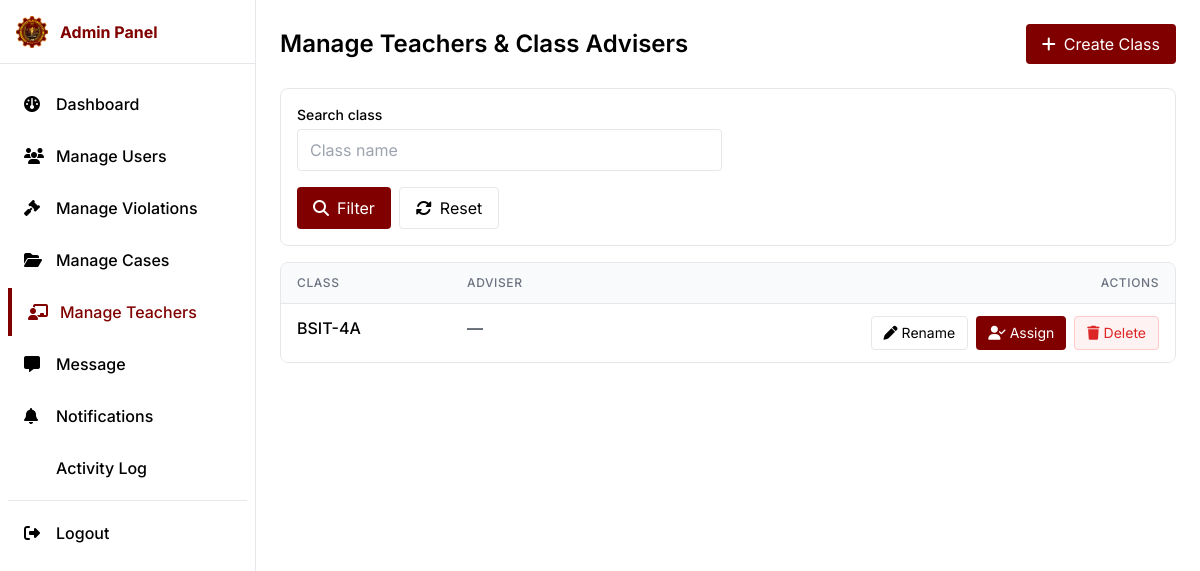
Before: /pages/Admin/manage-teachers.php with the older database file.
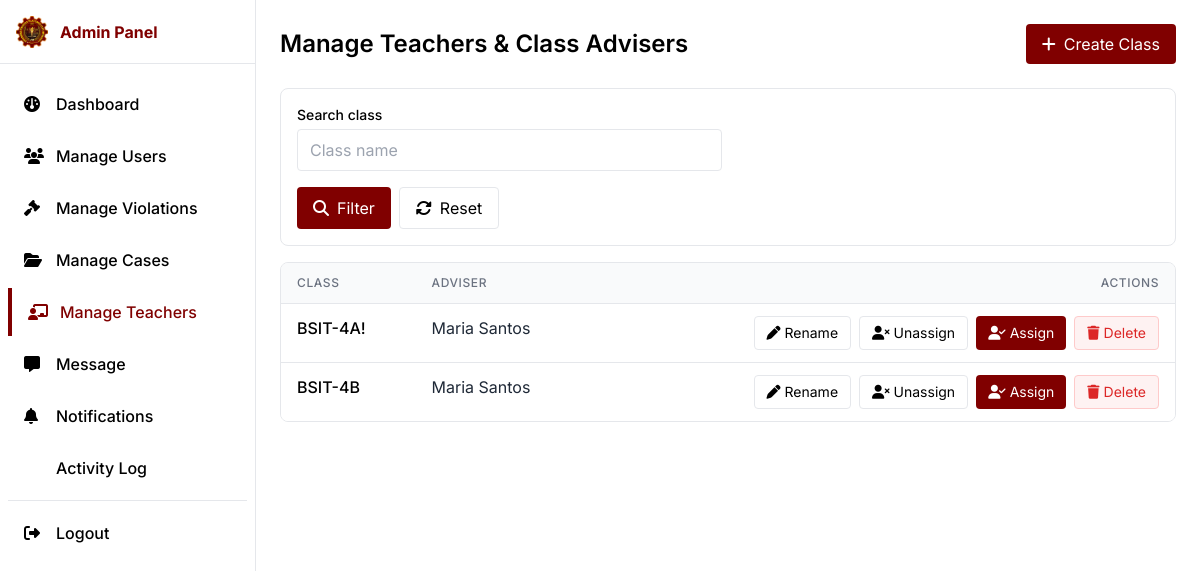
After: the same page with the newer database file.
### tables this page shows
CREATE TABLE `classes` (
  `id` bigint(20) UNSIGNED NOT NULL,
  `class_name` varchar(100) NOT NULL,
  `adviser_staff_id` bigint(20) UNSIGNED DEFAULT NULL,
  `created_at` timestamp NOT NULL DEFAULT current_timestamp()
);

CREATE TABLE `staff` (
  `id` bigint(20) UNSIGNED NOT NULL,
  `staff_number` varchar(30) DEFAULT NULL,
  `user_id` bigint(20) UNSIGNED DEFAULT NULL,
  `first_name` varchar(100) NOT NULL,
  `middle_name` varchar(100) DEFAULT NULL,
  `last_name` varchar(100) NOT NULL,
  `suffix` varchar(20) DEFAULT NULL,
  `department` varchar(100) DEFAULT NULL,
  `position` varchar(100) DEFAULT NULL,
  `created_at` timestamp NOT NULL DEFAULT current_timestamp(),
  `updated_at` timestamp NULL DEFAULT NULL ON UPDATE current_timestamp()
);

### pages/Admin/manage-teachers.php (the view, shortened to what this page needs)
<?php
  require_once __DIR__ . '/../../components/admin-head.php';
  require_once __DIR__ . '/../../database/database.php';
  $q = trim($_GET['q'] ?? '');
  $where = '';
  $params = [];
  $sql = "SELECT c.id, c.class_name, c.adviser_staff_id,
                 s.first_name, s.last_name
          FROM classes c
          LEFT JOIN staff s ON s.id = c.adviser_staff_id
          $where
          ORDER BY c.class_name ASC";
  $stmt = $pdo->prepare($sql);
  $stmt->execute($params);
  $classes = $stmt->fetchAll(PDO::FETCH_ASSOC);
?>
<?php $pageTitle = 'Manage Teachers - SDMS'; include_once __DIR__ . '/../../components/admin-head.php'; ?>
<div class="min-h-screen">
  <?php include_once __DIR__ . '/../../components/admin-sidebar.php'; ?>
  <main class="md:ml-64 p-4 md:p-6">
    <div class="max-w-7xl mx-auto">
      <div class="flex flex-col sm:flex-row sm:items-center justify-between gap-4 mb-6">
        <h1 class="text-xl md:text-2xl font-semibold text-dark">Manage Teachers & Class Advisers</h1>
        <div class="flex flex-col sm:flex-row gap-2 w-full sm:w-auto">
          <button id="btnOpenCreateClass" class="px-4 py-2 bg-primary text-white rounded hover:opacity-90 w-full sm:w-auto text-center">
            <i class="fa fa-plus mr-2"></i>Create Class
          </button>
        </div>
      </div>
      <form method="get" class="bg-white border border-gray-200 rounded-lg p-4 mb-4">
        <div class="grid grid-cols-1 md:grid-cols-4 gap-3">
          <div class="md:col-span-2">
            <label class="block text-sm font-medium mb-1">Search class</label>
            <input type="text" name="q" value="<?php echo htmlspecialchars($q); ?>" placeholder="Class name" class="w-full border rounded px-3 py-2" />
          </div>
        </div>
        <div class="mt-4 flex flex-col sm:flex-row gap-2">
          <button class="px-4 py-2 bg-primary text-white rounded hover:opacity-90 w-full sm:w-auto text-center" type="submit">
            <i class="fa fa-search mr-2"></i>Filter
          </button>
          <a href="<?php echo basename($_SERVER['PHP_SELF']); ?>" class="px-4 py-2 border rounded hover:bg-gray-50 text-center">
            <i class="fa fa-rotate mr-2"></i>Reset
          </a>
        </div>
      </form>
      <div class="bg-white border border-gray-200 rounded-lg overflow-hidden">
        <div class="overflow-x-auto">
          <table class="min-w-full divide-y divide-gray-200">
            <thead class="bg-gray-50">
              <tr>
                <th class="px-4 py-3 text-left text-xs font-medium text-gray-500 uppercase tracking-wider">Class</th>
                <th class="px-4 py-3 text-left text-xs font-medium text-gray-500 uppercase tracking-wider">Adviser</th>
                <th class="px-4 py-3 text-right text-xs font-medium text-gray-500 uppercase tracking-wider">Actions</th>
              </tr>
            </thead>
            <tbody class="bg-white divide-y divide-gray-200">
              <?php foreach ($classes as $c): $cid=(int)$c['id']; $adv = $c['first_name']? ($c['first_name'].' '.$c['last_name']) : '—'; ?>
                <tr>
                  <td class="px-4 py-3 align-top">
                    <div class="font-medium text-dark"><?php echo htmlspecialchars($c['class_name']); ?></div>
                  </td>
                  <td class="px-4 py-3 align-top">
                    <div class="text-gray-800"><?php echo htmlspecialchars($adv); ?></div>
                  </td>
                  <td class="px-4 py-3 align-top">
                    <div class="flex flex-wrap justify-end gap-2">
                      <button data-id="<?php echo $cid; ?>" data-name="<?php echo htmlspecialchars($c['class_name']); ?>" class="btnRenameClass px-3 py-1.5 border rounded hover:bg-gray-50 text-sm whitespace-nowrap">
                        <i class="fa fa-pen mr-1"></i>Rename
                      </button>
                      <?php if ($c['adviser_staff_id']): ?>
                        <form method="post" class="confirm-unassign">
                          <button class="px-3 py-1.5 border rounded hover:bg-gray-50 text-sm whitespace-nowrap" type="submit">
                            <i class="fa fa-user-xmark mr-1"></i>Unassign
                          </button>
                        </form>
                      <?php endif; ?>
                      <button data-id="<?php echo $cid; ?>" data-name="<?php echo htmlspecialchars($c['class_name']); ?>" class="btnAssign px-3 py-1.5 bg-primary text-white rounded hover:opacity-90 text-sm whitespace-nowrap">
                        <i class="fa fa-user-check mr-1"></i>Assign
                      </button>
                      <form method="post" class="confirm-delete-class">
                        <button class="px-3 py-1.5 bg-red-50 text-red-600 border border-red-200 rounded hover:bg-red-100 text-sm whitespace-nowrap" type="submit">
                          <i class="fa fa-trash mr-1"></i>Delete
                        </button>
                      </form>
                    </div>
                  </td>
                </tr>
              <?php endforeach; ?>
            </tbody>
          </table>
        </div>
      </div>
    </div>
  </main>
</div>
<?php include_once __DIR__ . '/../../components/admin-footer.php'; ?>

### components/admin-head.php (shortened to what this page needs)
<!DOCTYPE html>
<html lang="en">
<head>
  <link rel="stylesheet" href="../../css/output.css" />
  <link rel="stylesheet" href="../../css/brand-fallback.css" />
  <script src="https://cdn.tailwindcss.com"></script>
  <link rel="stylesheet" href="https://cdnjs.cloudflare.com/ajax/libs/font-awesome/6.4.0/css/all.min.css" />
</head>
<body class="bg-white text-dark">

### components/admin-sidebar.php (shortened to what this page needs)
<?php
  $current = basename($_SERVER['PHP_SELF']);
  function isActive($file, $current) {
    return $file === $current ? 'bg-primary/10 border-l-4 border-primary text-primary' : 'text-dark hover:text-primary';
  }
?>
<aside id="adminSidebar" class="fixed inset-y-0 left-0 z-50 w-64 bg-white border-r border-gray-200 transform -translate-x-full md:translate-x-0 transition-transform duration-300 ease-in-out overflow-y-auto h-full">
  <div class="h-16 flex items-center px-4 border-b border-gray-200 sticky top-0 bg-white z-10">
    <a href="dashboard.php" class="flex items-center gap-3">
      <img src="../../src/images/Logo.png" alt="ZPPSU" class="h-8 w-8">
      <span class="text-primary font-bold">Admin Panel</span>
    </a>
  </div>
  <nav class="py-4 px-2">
    <ul class="space-y-1">
      <li>
        <a href="dashboard.php" class="flex items-center gap-3 px-4 py-3 <?php echo isActive('dashboard.php', $current); ?>">
          <i class="fa-solid fa-gauge w-5 text-inherit"></i>
          <span class="font-medium">Dashboard</span>
        </a>
      </li>
      <li>
        <a href="manage-user.php" class="flex items-center gap-3 px-4 py-3 <?php echo isActive('manage-user.php', $current); ?>">
          <i class="fa-solid fa-users w-5"></i>
          <span class="font-medium">Manage Users</span>
        </a>
      </li>
      <li>
        <a href="manage-violations.php" class="flex items-center gap-3 px-4 py-3 <?php echo isActive('manage-violations.php', $current); ?>">
          <i class="fa-solid fa-gavel w-5"></i>
          <span class="font-medium">Manage Violations</span>
        </a>
      </li>
      <li>
        <a href="manage-cases.php" class="flex items-center gap-3 px-4 py-3 <?php echo isActive('manage-cases.php', $current); ?>">
          <i class="fa-solid fa-folder-open w-5"></i>
          <span class="font-medium">Manage Cases</span>
        </a>
      </li>
      <li>
        <a href="manage-teachers.php" class="flex items-center gap-3 px-4 py-3 <?php echo isActive('manage-teachers.php', $current); ?>">
          <i class="fa-solid fa-chalkboard-user w-5"></i>
          <span class="font-medium">Manage Teachers</span>
        </a>
      </li>
      <li>
        <a href="message.php" class="flex items-center gap-3 px-4 py-3 <?php echo isActive('message.php', $current); ?>">
          <i class="fa-solid fa-message w-5"></i>
          <span class="font-medium">Message</span>
        </a>
      </li>
      <li>
        <a href="manage-notification.php" class="flex items-center gap-3 px-4 py-3 <?php echo isActive('manage-notification.php', $current); ?>">
          <i class="fa-solid fa-bell w-5"></i>
          <span class="font-medium">Notifications</span>
        </a>
      </li>
      <li>
        <a href="activity-log.php" class="flex items-center gap-3 px-4 py-3 <?php echo isActive('activity-log.php', $current); ?>">
          <span class="font-medium">Activity Log</span>
        </a>
      </li>
      <li>
        <hr class="my-2 border-gray-200 ">
      </li>
      <li class="mt-auto">
        <a href="../Auth/logout.php" class="flex items-center gap-3 px-4 py-3 text-dark hover:text-primary">
          <i class="fa-solid fa-right-from-bracket w-5"></i>
          <span class="font-medium">Logout</span>
        </a>
      </li>
    </ul>
  </nav>
</aside>

### components/admin-footer.php (shortened to what this page needs)
</body>
</html>

### css/brand-fallback.css (style rules this page uses)
:root { --brand-primary: #800000; --brand-secondary: #a52a2a; }
.text-primary { color: var(--brand-primary) !important; }
.bg-primary { background-color: var(--brand-primary) !important; }
.border-primary { border-color: var(--brand-primary) !important; }

### components/admin-head.php (style rules this page uses)
body { font-family: 'Inter', ui-sans-serif, system-ui, -apple-system, Segoe UI, Roboto, Helvetica, Arial, "Apple Color Emoji", "Segoe UI Emoji"; }

Changed rows visible on the page:
changed classes: class_name "BSIT-4A" → "BSIT-4A!"; adviser_staff.last_name "—" → "Maria Santos"; now shows "Unassign"
added classes: class_name "BSIT-4B", adviser_staff.last_name "Maria Santos"
